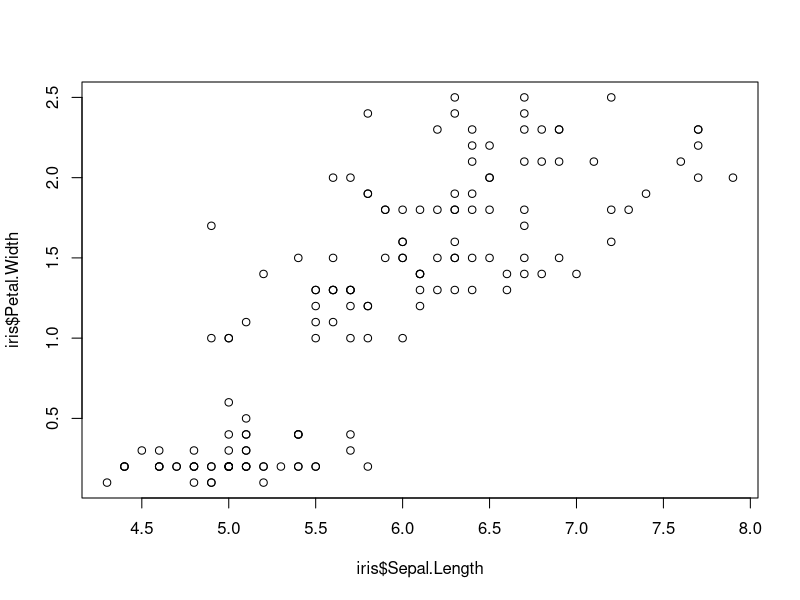
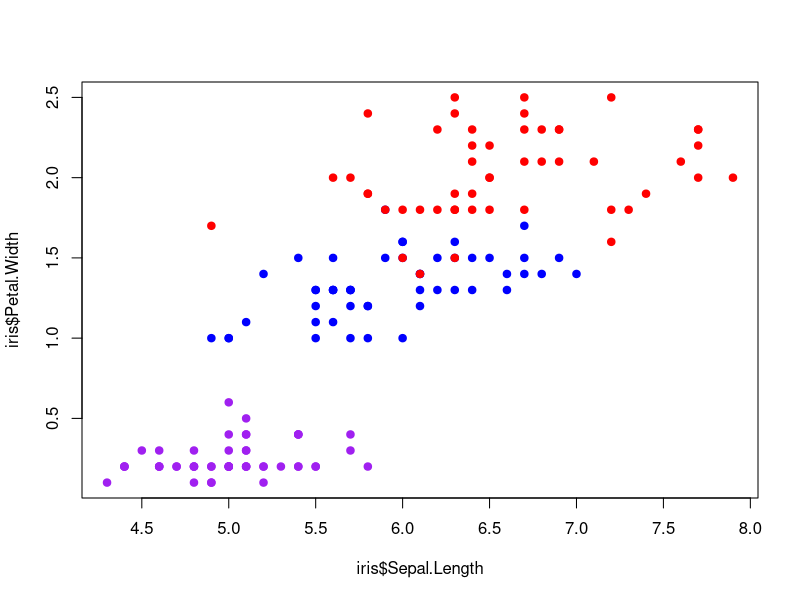
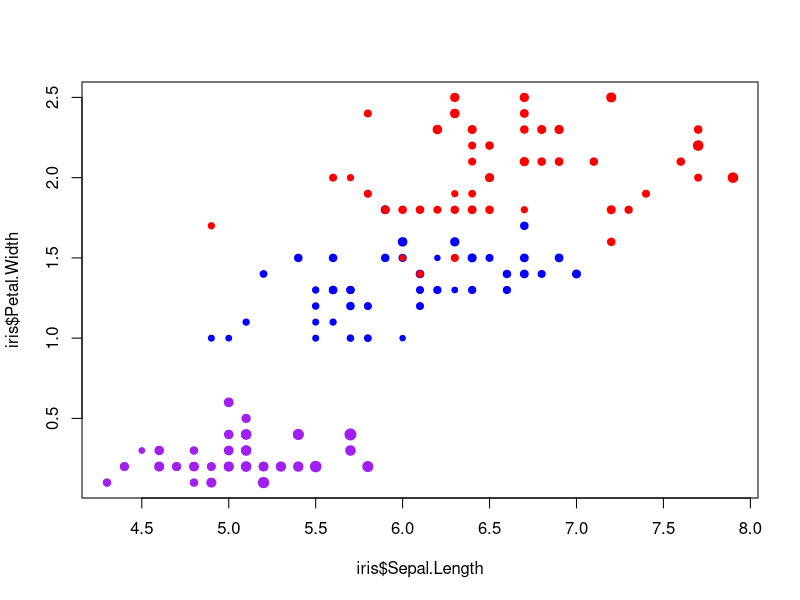
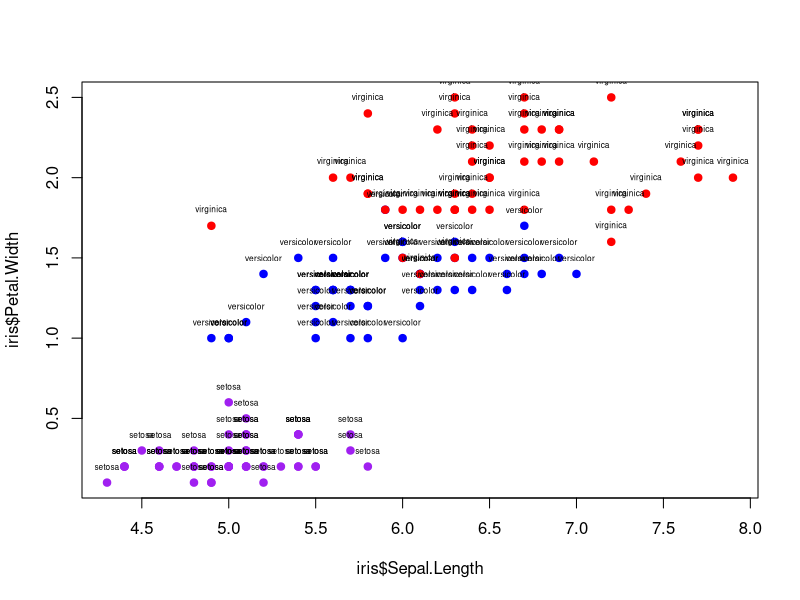
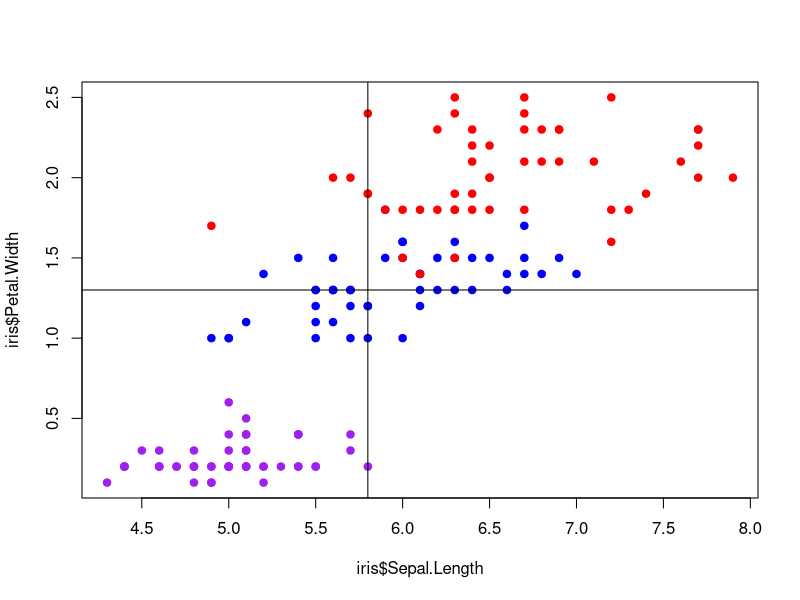
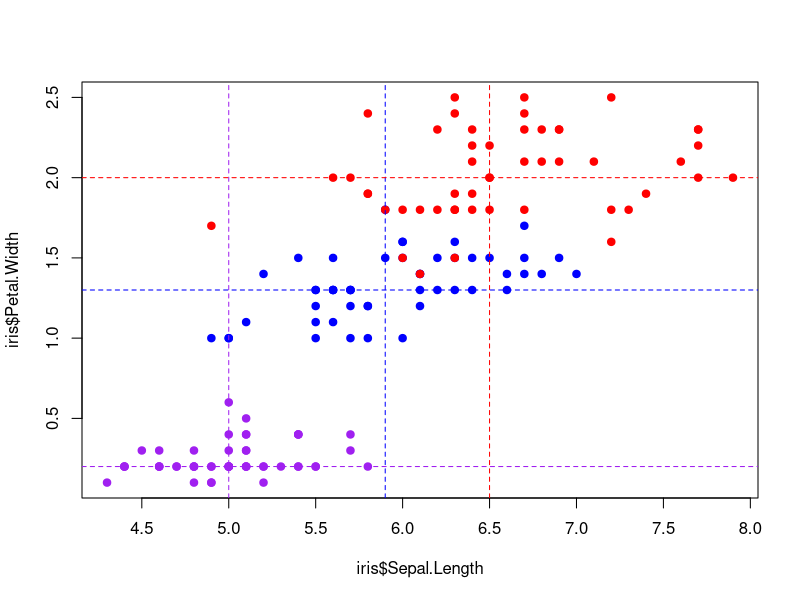

Source code (R) for these figures, in order:
# Excerpt From: Taylor Arnold and Lauren Tilton, _Humanities Data in R_ 
# Chapter 4 Supplemental Questions

# 51. Produce a scatter plot of sepal length versus petal length in the iris 
# dataset.

plot(iris$Sepal.Length, iris$Petal.Width)

# 52. Add color to the scatter plot of sepal length versus petal length to 
# distinguish the three iris species. Use solid dots to highlight the colors.

species<-unique(iris$Species)
colVals<-c("purple","blue","red")
colors<-colVals[match(iris$Species,species)]
plot(iris$Sepal.Length, iris$Petal.Width,col=colors,pch=19)

# 53. Using the previous plot as a starting point, change the size of the points 
# based on the sepal width. Hint: A good way to get nice sizes is to divide the 
# sepal width by the median width.

plot(iris$Sepal.Length, iris$Petal.Width,col=colors,pch=19, 
     cex=(iris$Sepal.Width/median(iris$Sepal.Width)))

# 54. Change the plot to use the text of the species type instead of dots. You 
# can remove the sizing based on sepal width so that all of the text is of the 
# same size; however, it may help to make all the text points smaller than the 
# default to reduce overplotting.

plot(iris$Sepal.Length, iris$Petal.Width,col=colors,pch=19)
text(iris$Sepal.Length,iris$Petal.Width+0.1,labels=iris$Species,cex=.5)

# 55. Add a vertical and horizontal median to the scatter plot of sepal length 
# versus petal length.

plot(iris$Sepal.Length, iris$Petal.Width,col=colors,pch=19)
abline(v=median(iris$Sepal.Length))
abline(h=median(iris$Petal.Width))

# 56. Add by group vertical and horizontal medians to the scatter plot of sepal
# length versus petal length. There should be three vertical and three 
# horizontal lines. Color the lines and points based on species, and make the 
# lines dashed rather than solid.

plot(iris$Sepal.Length, iris$Petal.Width,col=colors,pch=19)
plotLineV<-tapply(iris$Sepal.Length,iris$Species,median)
abline(v=plotLineV,col=colVals, lty="dashed")
plotLineH<-tapply(iris$Petal.Width,iris$Species,median)
abline(h=plotLineH,col=colVals, lty="dashed")


# 57. Reconstruct the scatter plot of sepal length versus petal length with 
# species colors. Add text to show the medians of the three groups. Test out 
# different sizes for the points and text to make nice looking plot.



# 58. Construct a plot of petal length versus sepal width. The plot has two 
# large clusters of points (in the upper left and lower right) and one outlier 
# in the bottom left. Construct a coloring for these three groups. Produce a 
# side by side plot showing petal length versus sepal width next to sepal length 
# versus petal length. Use the new color scheme for both.



# 59. Create a scatter plot matrix (pairs plot) from the four numerical 
# variables in the iris dataset. You should reduce the margins to fit the entire 
# plot on the screen but do not need to directly replicate all of the tweaks 
# from Sect. 4.6.



# 60. Change the custom scatter plot matrix to have a histogram on the diagonal
# axis.



# 61. Take the InsectRepelant dataset and produce a single line plot of the
# data. It will be easiest going forward to do this by (1) plotting the data 
# with a white color, and (2) making a single call to the lines function.



# 62. The first row of the InsectRepelant dataset has a count of 10. Add to
# the plot a stack of solid points to represent this count between the 
# coordinates (1,1) and (1,10).



# 63. Now, replicate this for every row of data on a plot. Do not include the 
# line as it will no longer be needed. You can do this in several ways, though 
# the most straightforward is as a loop over the rows of the dataset. Hint: You 
# may need to create a special case for the two rows with a count of zero.



# 64. Duplicate the previous plot, but use the spray type as a text object (it 
# is a single letter between A and F) in place of the dots).



# 65. Add vertical bars to separate the groups. Do not do this manually, but use
# vectors to plot all the lines at once.



# 66. Using dots again instead of letters replicate the plot such that one dot 
# represents three counts. Do not plot any remainder, so a count of 5 should 
# have only one dot. Hint: The floor function will be helpful; it removes the 
# fractional part of a number.



# 67. Now, redo the plot such that the fractional part of the remainder is 
# represented by a smaller dot. So a remainder of 0.33 gets a dot with cex=0.33 
# and a remainder of 0.66 gets a dot with cex=0.66.



# 68. The object AirPassengers is a dataset which gives the number of 
# international airline passengers by month for 12 years of data. It is stored 
# by default in an atypical format but can be converted to a matrix easily:

ap <- matrix(as.numeric(AirPassengers),ncol=12)
rownames(ap) <- month.abb
colnames(ap) <- 1949:1960

# Calculate the total flyers for each year, and then calculate the total number 
# of flyers over each month. Are there any noticeable patterns?



# 69. Construct a line plot of the number of fliers for 1949. Use custom axes to
# label the months.



# 70. Construct a graphic with line plots for every year. Add a text label to 
# the data point for July to label the years. Hint: Use range(ap) to determine 
# the limits of the y-axis to capture all of the data



# 71. Produce a scatter plot of the 1949 data against the 1950 data. Use text to
# label the points. Remember to offset the labels from the points.



# 72. Produce a new dataset which shows the month percentage of flights for each
# year. In other words, each column should sum to 100. Save this as scaledAp.



# 73. Create a new line chart showing these standardized values for each year 
# over the months.



# 74. Create an empty plot with x and y ranges from 1 to 12. Create a dot at 
# each coordinate (i, j) to represent the value in the 12 by 12 matrix ap. Use 
# relative sizes to show the value. Construct useful custom axes (use the option 
# las=2 to make the axes look nicer).



# 75. Recreate the plot using the scaledAp data. Color points blue if they are 
# less than 100/12 and red if they are greater than 100/12 (we use this cut-off 
# as it represents a typical month).

